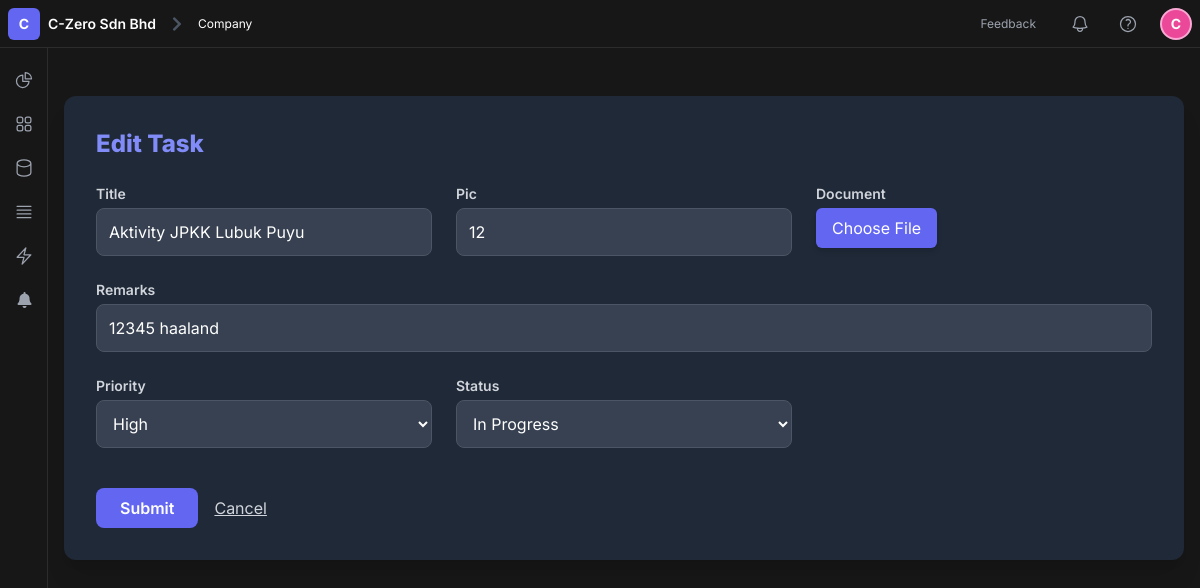
The page /auth/task/edit/15/ (signed in) on the database its author committed.
### accounts/models/admin_models.py (models this page shows, shortened)
class Task(models.Model):
    PRIORITY_CHOICES = [
        ('High', 'High'),
        ('Medium', 'Medium'),
        ('Low', 'Low'),
    ]
    STATUS_CHOICES = [
        ('Pending', 'Pending'),
        ('In Progress', 'In Progress'),
        ('Completed', 'Completed'),
    ]
    title = models.CharField(max_length=255)
    pic = models.CharField(max_length=100)  # Person in charge
    document = models.FileField(upload_to='tasks/docs/', blank=True, null=True)
    remarks = models.TextField(blank=True)
    created_at = models.DateTimeField(auto_now_add=True)
    priority = models.CharField(max_length=10, choices=PRIORITY_CHOICES)
    status = models.CharField(max_length=20, choices=STATUS_CHOICES)

### accounts/views/admin_views.py (the view)
# urls.py: path('task/edit/<int:pk>/', views.edit_task, name='edit_task'),
@role_required('1')
def edit_task(request, pk):
    task = get_object_or_404(Task, pk=pk)
    if request.method == 'POST':
        form = TaskForm(request.POST, request.FILES, instance=task)
        if form.is_valid():
            old_title = task.title
            form.save()
            admin_users = User.objects.filter(role='1')
            for admin_user in admin_users:
                if admin_user != request.user:  # Don't notify yourself
                    Notification.objects.create(
                        user=admin_user,
                        message=f"✏️ Task Updated: '{old_title}' by {request.user.username}",
                        priority=task.priority,
                        related_installation=None,
                        related_task=task
                    )
            channel_layer = get_channel_layer()
            async_to_sync(channel_layer.group_send)(
                "admins",
                {
                    "type": "send_notification",
                    "message": f"✏️ Task Updated: '{old_title}' by {request.user.username}",
                    "timestamp": datetime.datetime.now().strftime("%d %b %Y %H:%M"),
                },
            )
            return redirect('admin_dashboard')
    else:
        form = TaskForm(instance=task)
    return render(request, 'accounts/admin/task_form.html', {
        'form': form,
        'form_title': 'Edit Task',
        'submit_label': 'Update Task',
    })

### accounts/context_processors.py (called while the page is built, shortened)
def task_metrics(request):
    if not request.user.is_authenticated:
        return {}
    tasks = Task.objects.all()
    total_tasks = tasks.count()
    in_progress = tasks.filter(status="In Progress").count()
    pending = tasks.filter(status="Pending").count()
    completed = tasks.filter(status="Completed").count()
    completion_rate = int((completed / total_tasks) * 100) if total_tasks > 0 else 0
    return {
        'total_tasks': total_tasks,
        'in_progress': in_progress,
        'pending': pending,
        'completion_rate': completion_rate,
    }

def installer_task_metrics(request):
    if not request.user.is_authenticated:
        return {}
    try:
        installer_profile = request.user.installerprofile
    except AttributeError:
        return {}

def current_company(request):
    if not request.user.is_authenticated:
        return {"current_company": "Company"}
    if getattr(request.user, "role", None) == 1:
        return {"current_company": "Admin"}
    try:
        installer = InstallerProfile.objects.get(user=request.user)
        company_name = installer.company_name or "Company"
    except InstallerProfile.DoesNotExist:
        company_name = "Company"
    initial = company_name[0].upper() if company_name else "C"
    return {"current_company": company_name, "company_initial": initial}

def user_company_info(request):
    if not request.user.is_authenticated:
        return {
            "username": "Guest",
            "company_name": "Company",
            "company_initial": "C"
        }
    username = request.user.username
    if getattr(request.user, "role", None) == 1:
        company_name = "Admin"
    else:
        try:
            installer = InstallerProfile.objects.get(user=request.user)
            company_name = installer.company_name or "Company"
        except InstallerProfile.DoesNotExist:
            company_name = "Company"
    company_initial = company_name[0].upper() if company_name else "C"
    return {
        "username": username,
        "company_name": company_name,
        "company_initial": company_initial,
    }

### accounts/templates/accounts/admin/task_form.html (shortened to what this page needs)
{% extends 'base.html' %}
{% block content %}
<div class="min-h-screen flex justify-center items-start py-12 px-4">
    <div class="bg-gray-800 text-white p-8 rounded-xl shadow-xl w-full max-w-6xl">
        <h2 class="text-2xl font-extrabold text-indigo-400 mb-6 font-inter">{{ form_title }}</h2>
        <form method="post" enctype="multipart/form-data" class="grid grid-cols-1 md:grid-cols-2 lg:grid-cols-3 gap-6">
            {% for field in form %}
                <div class="{% if field.name == 'remarks' %}col-span-1 md:col-span-2 lg:col-span-3{% endif %}">
                    <label for="{{ field.id_for_label }}" class="block text-sm font-semibold text-gray-300 mb-1 font-inter">
                        {{ field.label }}
                    </label>
                    {% if field.field.widget.input_type == 'file' %}
                        <div class="relative w-full">
                            <label for="{{ field.id_for_label }}"
                                class="bg-indigo-500 hover:bg-indigo-600 text-white font-inter px-4 py-2 rounded-md shadow-md cursor-pointer inline-block">
                                Choose File
                            </label>
                        </div>
                    {% elif field.field.widget.input_type == 'textarea' %}
                        <textarea name="{{ field.html_name }}" rows="4" id="{{ field.id_for_label }}"
                            class="w-full h-[48px] min-h-[96px] bg-gray-700 text-white rounded-lg p-3 border border-gray-600 font-inter resize-none">
                            {{ field.value }}
                        </textarea>
                    {% elif field.field.widget.input_type == 'select' %}
                        <select name="{{ field.html_name }}" id="{{ field.id_for_label }}"
                            class="w-full h-[48px] bg-gray-700 text-white rounded-lg p-3 border border-gray-600 font-inter">
                            {% for option in field.field.choices %}
                                <option value="{{ option.0 }}" {% if option.0 == field.value %}selected{% endif %}>
                                    {{ option.1 }}
                                </option>
                            {% endfor %}
                        </select>
                    {% else %}
                        <input type="{{ field.field.widget.input_type }}" name="{{ field.html_name }}"
                            value="{{ field.value|default_if_none:'' }}" id="{{ field.id_for_label }}"
                            class="w-full h-[48px] bg-gray-700 text-white rounded-lg p-3 border border-gray-600 font-inter">
                    {% endif %}
                </div>
            {% endfor %}
            <div class="col-span-1 md:col-span-2 lg:col-span-3 flex items-center space-x-4 pt-4">
                <button type="submit"
                    class="bg-indigo-500 hover:bg-indigo-600 text-white font-semibold px-6 py-2 rounded-lg transition font-inter">
                    Submit
                </button>
                <a href="{% url 'admin_dashboard' %}"
                    class="text-gray-300 hover:text-indigo-400 transition underline font-inter">
                    Cancel
                </a>
            </div>
        </form>
    </div>
</div>
{% endblock %}

### accounts/templates/base.html (style rules this page uses)
body { font-family: "Inter", sans-serif; background-color: #171717; }

### rows shown on the page
Task: title "Aktivity JPKK Lubuk Puyu" "12" "12345 haaland", priority "High" "In Progress"

### other values the page prints
{{ current_company }} "Company"
{{ company_initial }} "C"
{{ field.label }} "Title" "Pic" "Document" "Remarks" "Priority" "Status"
